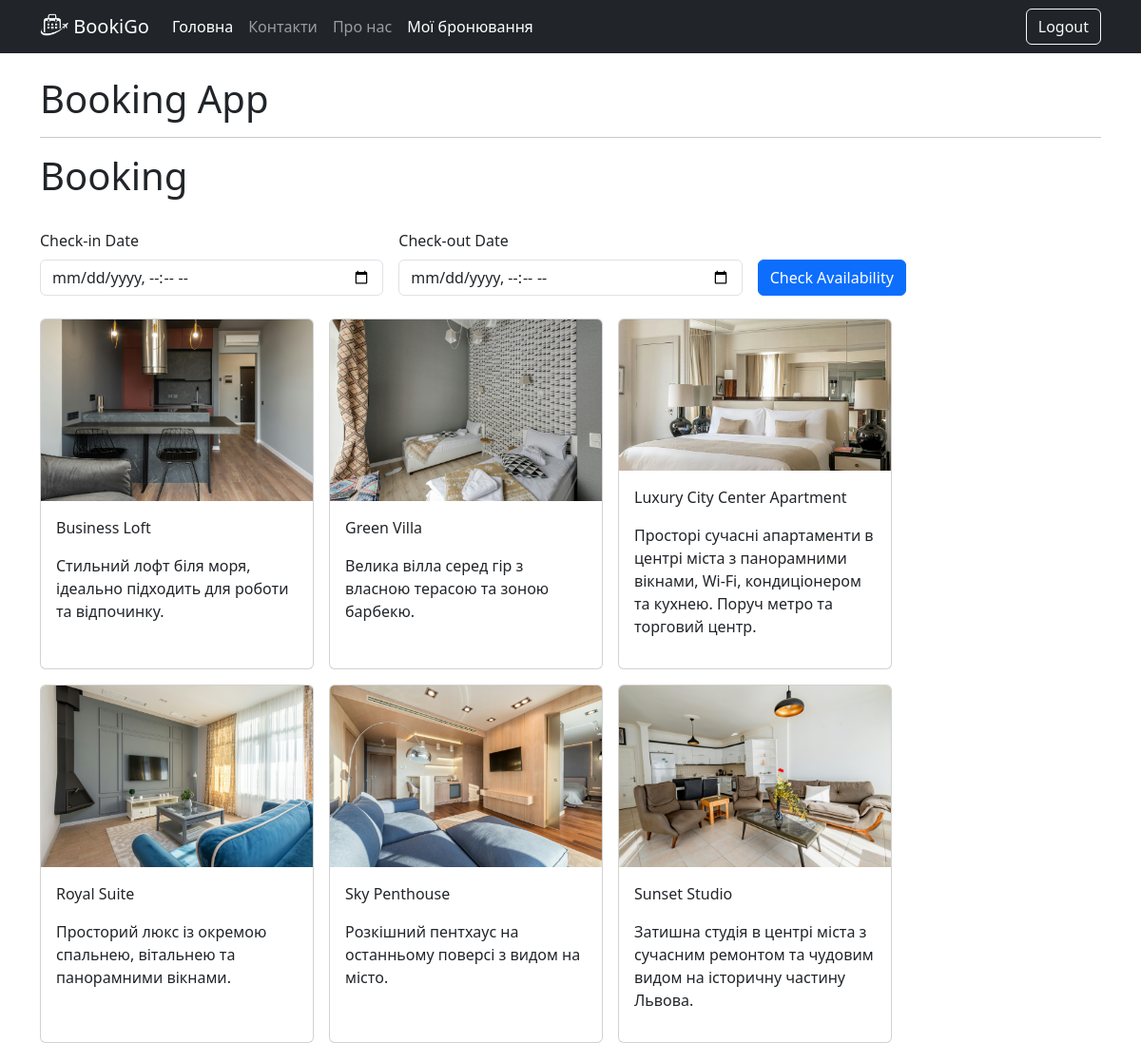
The app's page / (signed in) with its own data.
### booking_app/models.py (models this page shows, shortened)
class Apartment(models.Model):
    TYPE_ROOM_CHOICES = [
        ('single', 'Single Room'),
        ('double', 'Double Room'),
        ('suite', 'Suite'),
        ('studio', 'Studio'),
        ('penthouse', 'Penthouse'),
        ('loft', 'Loft'),
        ('villa', 'Villa'),
    ]
    name = models.CharField(max_length=100)
    location = models.CharField(max_length=200)
    image = models.ImageField(upload_to='apartment_images/', blank=True, null=True)
    description = models.TextField(blank=True, null=True)
    price = models.DecimalField(max_digits=10, decimal_places=2)
    capacity = models.IntegerField(default=1)
    type_room = models.CharField(max_length=50, blank=True, null=True, choices=TYPE_ROOM_CHOICES)
    class Meta:
        verbose_name = "Apartment"
        verbose_name_plural = "Apartments"
        ordering = ['name']

### booking_app/views.py (the view)
# urls.py: 2. Add a URL to urlpatterns:  path('', views.home, name='home')
def home(request):
    check_in = request.GET.get('check_in')
    check_out = request.GET.get('check_out')
    appartments = Apartment.objects.all()
    if check_in and check_out:
        appartments = Apartment.objects.exclude(
            bookings__check_in_date__lt=check_out,
            bookings__check_out_date__gt=check_in
        )
    return render(request, template_name='home.html', context={'appartments': appartments, 'check_in': check_in, 'check_out': check_out})

### templates/home.html (shortened to what this page needs)
{% extends 'base.html' %}
{% block content %}
    <h1>Booking</h1>
    <form action="" method="get">
        <div class="row g-3 mt-3 mb-4">
            <div class="col">
                <p class="mb-2">Check-in Date</p>
                <input value="{{ check_in }}" name="check_in" type="datetime-local" required class="form-control" placeholder="Check-in Date" aria-label="Check-in Date">
            </div>
            <div class="col">
                <p class="mb-2">Check-out Date</p>
                <input value="{{ check_out }}" name="check_out" type="datetime-local" required class="form-control" placeholder="Check-out Date" aria-label="Check-out Date">
            </div>
            <div class="col-md-4 d-flex align-items-end">
                <button type="submit" class="btn btn-primary mt-4">Check Availability</button>
            </div>
        </div>
    </form>
    <!-- {% if request.user.is_authenticated %}
        <p>Welcome, {{ request.user.username }}!</p> -->
    <div class="d-flex flex-wrap gap-3">
    {% for appart in appartments %}
        <div class="card" style="width: 18rem;">
            {% if appart.image %}
                <img src="{{ appart.image.url }}" class="card-img-top" alt="...">
            {% endif %}
            <div class="card-body">
                <p class="card-text">{{ appart.name }}</p>
                <p class="card-text">{{ appart.description }}</p>
            </div>
        </div>
    {% endfor %}
    </div>
    <!-- {% else %}
        <p>Please log in to view your bookings.</p>
    {% endif %} -->
{% endblock %}

### records on screen
Apartment: image (picture), name "Business Loft", description "Стильний лофт біля моря, ідеально підходить для роботи та відпочинку."
Apartment: image (picture), name "Green Villa", description "Велика вілла серед гір з власною терасою та зоною барбекю."
Apartment: image (picture), name "Luxury City Center Apartment", description "Просторі сучасні апартаменти в центрі міста з панорамними вікнами, Wi-Fi, кондиціонером та кухнею. Поруч метро та торговий центр."
Apartment: image (picture), name "Royal Suite", description "Просторий люкс із окремою спальнею, вітальнею та панорамними вікнами."
Apartment: image (picture), name "Sky Penthouse", description "Розкішний пентхаус на останньому поверсі з видом на місто."
Apartment: image (picture), name "Sunset Studio", description "Затишна студія в центрі міста з сучасним ремонтом та чудовим видом на історичну частину Львова."
